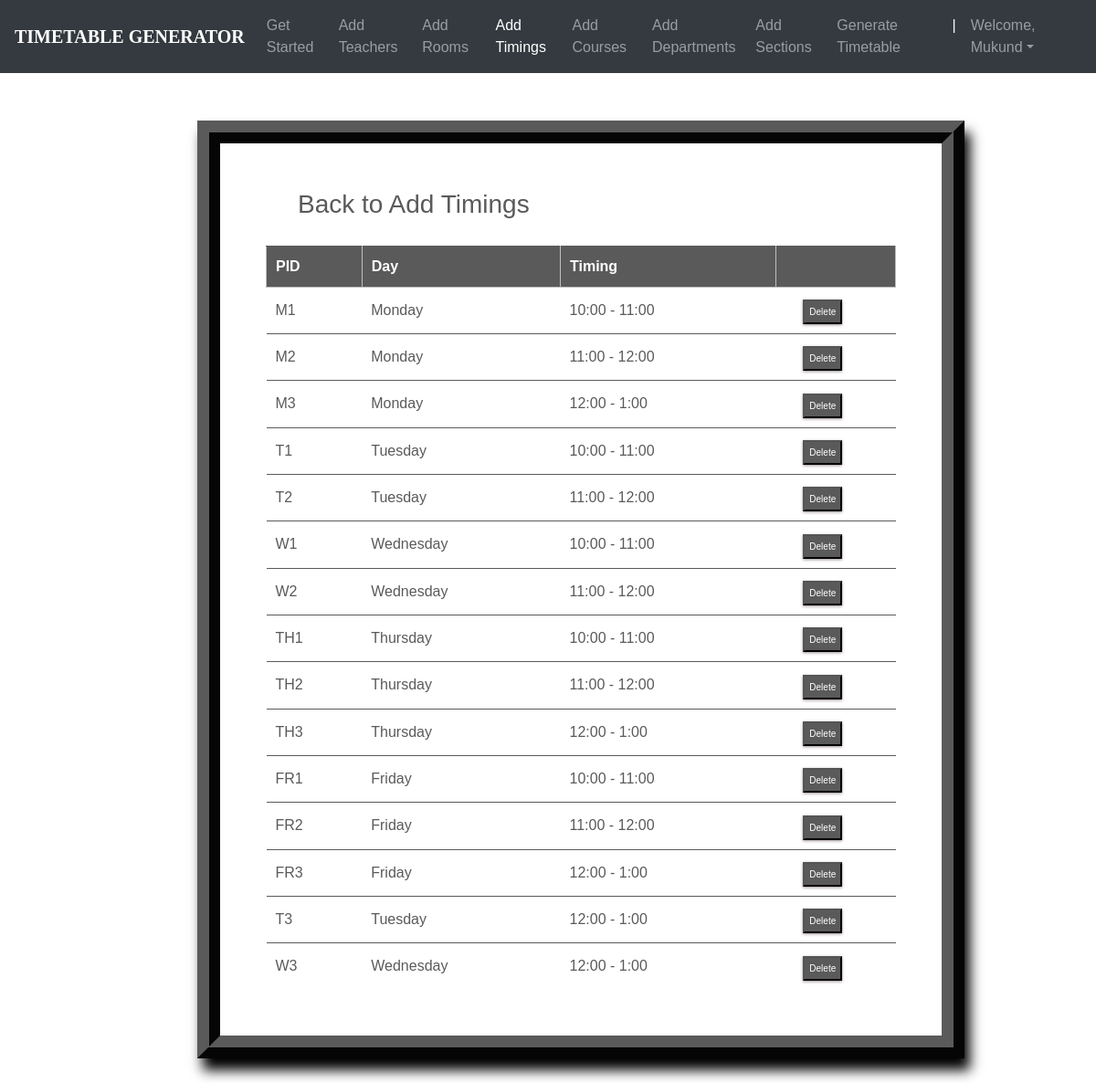
The page /timings_list/ (signed in) on the database its author committed.
### ttgen/models.py (models this page shows, shortened)
class MeetingTime(models.Model):
    pid = models.CharField(max_length=4, primary_key=True)
    time = models.CharField(max_length=50, choices=time_slots, default='10:00 - 11:00')
    day = models.CharField(max_length=15, choices=DAYS_OF_WEEK)

### ttgen/views.py (the view)
# urls.py: path('timings_list/', views.meeting_list_view, name='editmeetingtime'),
@login_required
def meeting_list_view(request):
    context = {
        'meeting_times': MeetingTime.objects.all()
    }
    return render(request, 'mtlist.html', context)

### templates/mtlist.html (shortened to what this page needs)
<!DOCTYPE html>
<html lang="en">
<head>
	<link rel="stylesheet" href="https://maxcdn.bootstrapcdn.com/bootstrap/4.0.0/css/bootstrap.min.css">
    <link rel="stylesheet" type="text/css" href="static/css/index.css">
</head>
<body>
        <header>
			<nav class="navbar navbar-expand-md navbar-dark fixed-top bg-dark">
                <a class="navbar-brand" href="#"><b>TIMETABLE GENERATOR</b></a>
                <div class="collapse navbar-collapse" id="navbarCollapse">
                    <ul class="navbar-nav ml-auto">
                    <li class="nav-item">
                        <a class="nav-link" href="{% url 'admindash' %}">Get Started</a>
                    </li>
                    <li class="nav-item">
                        <a class="nav-link" href="{% url 'addInstructors' %}">Add Teachers</a>
                    </li>
                    <li class="nav-item">
                        <a class="nav-link" href="{% url 'addRooms' %}">Add Rooms</a>
                    </li>
                    <li class="nav-item active">
		                <a class="nav-link" href="{% url 'addTimings' %}">Add Timings</a>
		            </li>
                    <li class="nav-item">
                        <a class="nav-link" href="{% url 'addCourses' %}">Add Courses</a>
                    </li>
                    <li class="nav-item">
			            <a class="nav-link" href="{% url 'addDepts' %}">Add Departments</a>
		            </li>
					<li class="nav-item">
			            <a class="nav-link" href="{% url 'addSections' %}">Add Sections</a>
		            </li>
					<li class="nav-item">
			            <a class="nav-link" href="{% url 'generate' %}">Generate Timetable</a>
		            </li>
					<li class="nav-item active">
			            <a class="nav-link">|</a>
		            </li>
                    <li class="nav-item dropdown">
		                <a class="nav-link dropdown-toggle" href="#" id="dropdown03" data-toggle="dropdown" aria-haspopup="true" aria-expanded="false">Welcome, {{ user.first_name }}</a>
		            </li>
                    </ul>
                </div>
            </nav>
        </header>
		<br><br>
        {%block content%}
        {% load static %}
        <fieldset class="fieldset">
    <a href="{% url 'addTimings'%}"><h1 class="tablink" onclick="openPage('new')" id="defaultOpen">Back to Add Timings</h1></a>
    <div class="tabcontent" id="edit">
			<table class="table1">
				<thead>
				<tr class="table-headers">
				<th>PID</th>
				<th>Day</th>
				<th>Timing</th>
				<th  class="empty"></th>
				</tr>
				</thead>
				<tbody>
				{% for mt in meeting_times %}
				<tr>
				 <td>{{mt.pid}}</td>
				 <td>{{mt.day}}</td>
				 <td>{{mt.time}}</td>
				 <td class="empty">
					<form action="{% url 'deletemeetingtime' mt.pid %}" method="post">
						<input type="submit" value="Delete" class="cross">
					</form>
				 </td>
				 </tr>
				{% endfor %}
				</tbody>
			</table>
		</div>
</fieldset>
{% endblock %}

### static/css/index.css (style rules this page uses)
body { padding-top: 3rem; padding-bottom: 3rem; color: #5a5a5a; font-family: 'Poppins', sans-serif; overflow-x: hidden; }
nav { font-family: sans-serif; }
.navbar-brand { font-size: 20px; font-family: Georgia, 'Times New Roman', Times, serif; }

### templates/mtlist.html (style rules this page uses)
nav { font-family: sans-serif; }
.navbar-brand { font-size: 20px; font-family: Georgia, 'Times New Roman', Times, serif; }
* { margin: 0; padding: 0; box-sizing: border-box; }
html { scroll-behavior: smooth; }
a { text-decoration:none; }
form { margin-top: 3%; margin-left: 18%; margin-right: 12%; }
fieldset h1 { color: #5a5a5a; padding-bottom: 20px; margin-left: 35px; display: inline-block; cursor: pointer; font-size: 28px; }
fieldset input { padding:8px; color: #938c8c }
.table2 td, th { border: 1px solid rgb(190,190,190); padding: 10px 20px; }
.table1 { width: 100%; border-collapse: collapse; text-align: left; overflow: hidden; }
.table1 td, th { border-top: 1px solid #5a5a5a; padding: 10px; }
.table1 th { background-color: #5a5a5a; color: #fff; }
.cross { font-size:10px; box-shadow: 0px 1px 3px 0px #9e9292; padding: 4px 5px; color: #fff; background-color: #5a5a5a; cursor: pointer; }
.fieldset { margin-top: 3%; margin-left: 18%; margin-right: 12%; padding: 50px; border-width: 25px; border-style: ridge; border-color: #5a5a5a; box-shadow: 6px 13px 13px 0px black; background-color: #fff; }

### rows shown on the page
MeetingTime: pid "M1", day "Monday", time "10:00 - 11:00"
MeetingTime: pid "M2", day "Monday", time "11:00 - 12:00"
MeetingTime: pid "M3", day "Monday", time "12:00 - 1:00"
MeetingTime: pid "T1", day "Tuesday", time "10:00 - 11:00"
MeetingTime: pid "T2", day "Tuesday", time "11:00 - 12:00"
MeetingTime: pid "W1", day "Wednesday", time "10:00 - 11:00"
MeetingTime: pid "W2", day "Wednesday", time "11:00 - 12:00"
MeetingTime: pid "TH1", day "Thursday", time "10:00 - 11:00"
MeetingTime: pid "TH2", day "Thursday", time "11:00 - 12:00"
MeetingTime: pid "TH3", day "Thursday", time "12:00 - 1:00"
MeetingTime: pid "FR1", day "Friday", time "10:00 - 11:00"
MeetingTime: pid "FR2", day "Friday", time "11:00 - 12:00"
MeetingTime: pid "FR3", day "Friday", time "12:00 - 1:00"
MeetingTime: pid "T3", day "Tuesday", time "12:00 - 1:00"
MeetingTime: pid "W3", day "Wednesday", time "12:00 - 1:00"

### other values the page prints
{{ user.first_name }} "Mukund"
